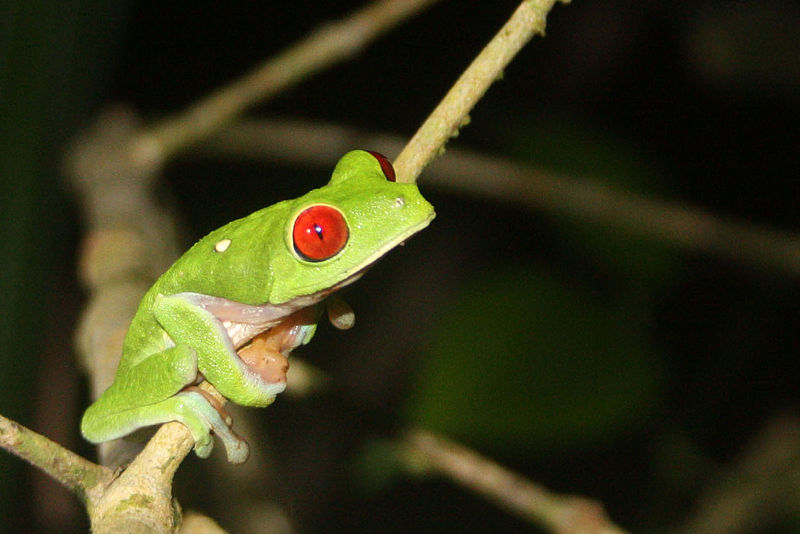
#> input picture doc/Traitement_images/data/grenouille.jpg, 800 x 534 px
$ python grenouille_array.py
#> lines starting #> are read from the running program, lines starting #| are printed output that depends on the picture
from PIL import Image
import numpy as np
from matplotlib import pyplot as plt
from matplotlib import cm
im = Image.open('../data/grenouille.jpg')
#> im is the input picture: PIL image 800x534 RGB; mean R, G, B 54.7, 54.1, 25.7
rouge, vert, bleu = im.split()
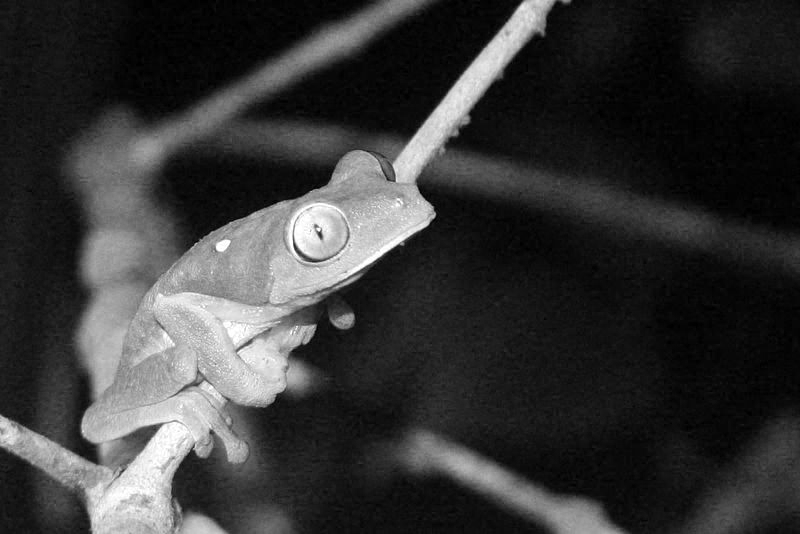
#> rouge: PIL image 800x534 L; min 0, max 255, mean 54.7
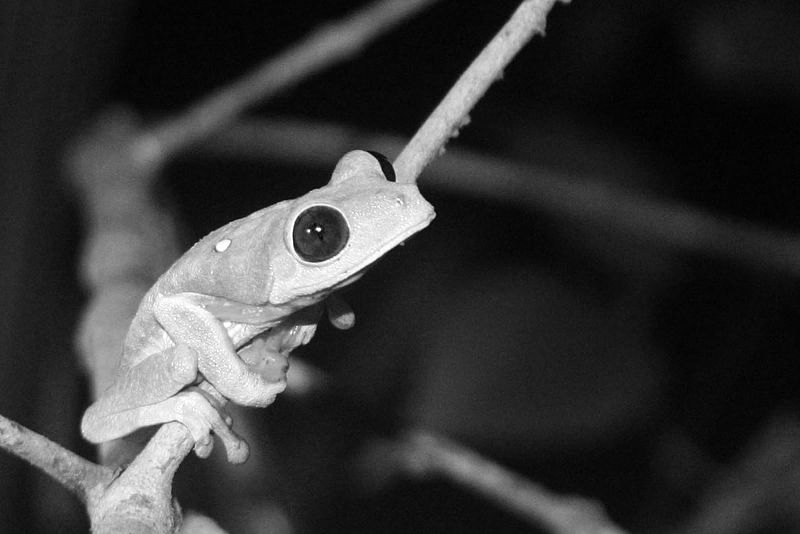
#> vert: PIL image 800x534 L; min 0, max 255, mean 54.1
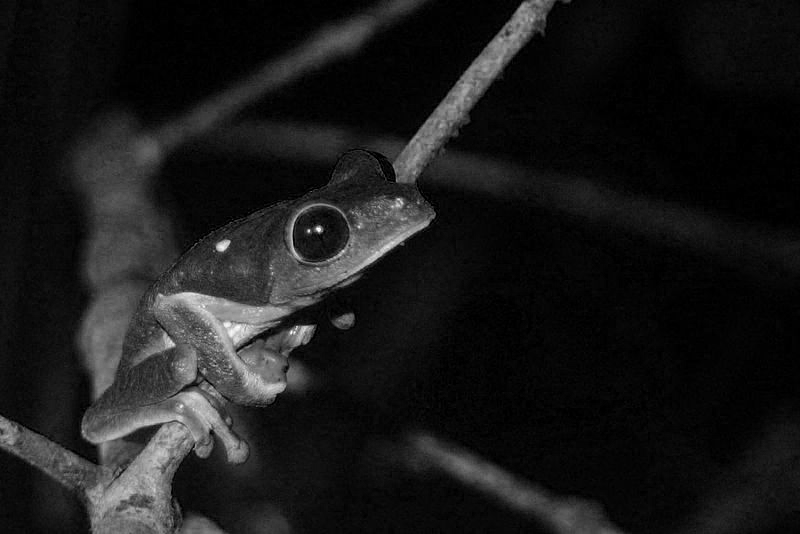
#> bleu: PIL image 800x534 L; min 0, max 255, mean 25.7
z = np.array(rouge)
